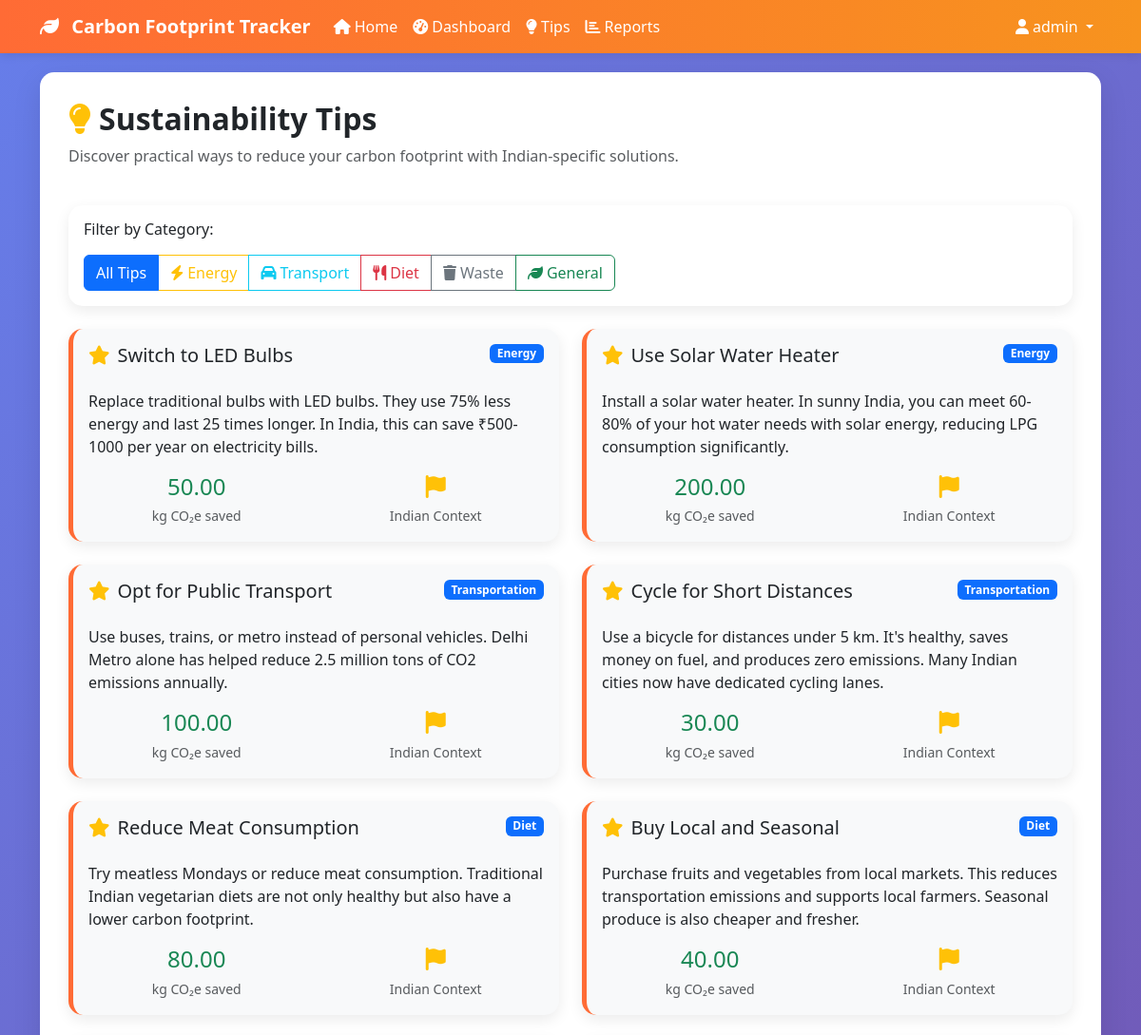
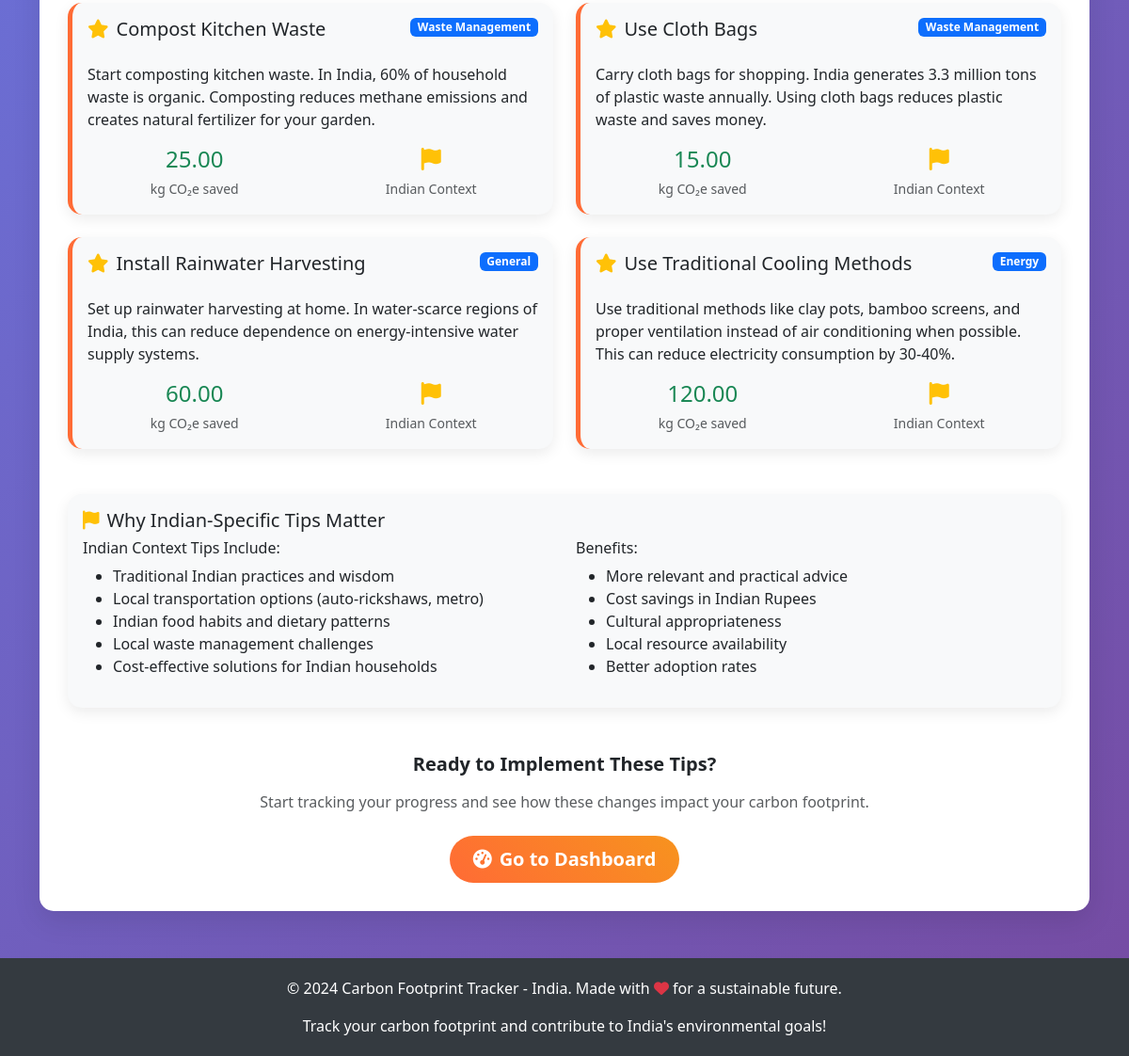
The page /tips/ (signed in) on the database its author committed (2 pictures, top to bottom).
### footprint/models.py (models this page shows, shortened)
class SustainabilityTip(models.Model):
    CATEGORY_CHOICES = [
        ('energy', 'Energy'),
        ('transport', 'Transportation'),
        ('diet', 'Diet'),
        ('waste', 'Waste Management'),
        ('general', 'General'),
    ]
    title = models.CharField(max_length=200)
    description = models.TextField()
    category = models.CharField(max_length=20, choices=CATEGORY_CHOICES)
    impact_kg_co2 = models.DecimalField(max_digits=8, decimal_places=2, help_text="Potential CO2 savings in kg")
    indian_context = models.BooleanField(default=True, help_text="Tip specific to Indian context")
    created_at = models.DateTimeField(auto_now_add=True)

### footprint/views.py (the view)
# urls.py: path('tips/', views.tips, name='tips'),
@login_required
def tips(request):
    category = request.GET.get('category', '')
    if category:
        tips = SustainabilityTip.objects.filter(
            category=category,
            indian_context=True
        )
    else:
        tips = SustainabilityTip.objects.filter(indian_context=True)
    context = {
        'tips': tips,
        'selected_category': category,
    }
    return render(request, 'footprint/tips.html', context)

### templates/footprint/tips.html (shortened to what this page needs)
{% extends 'base.html' %}
{% block content %}
<div class="main-content">
    <div class="row mb-4">
        <div class="col-12">
            <h2 class="fw-bold">
                <i class="fas fa-lightbulb me-2 text-warning"></i>Sustainability Tips
            </h2>
            <p class="text-muted">Discover practical ways to reduce your carbon footprint with Indian-specific solutions.</p>
        </div>
    </div>
    <div class="row mb-4">
        <div class="col-12">
            <div class="card">
                <div class="card-body">
                    <h6 class="mb-3">Filter by Category:</h6>
                    <div class="btn-group" role="group">
                        <a href="{% url 'tips' %}" class="btn btn-outline-primary {% if not selected_category %}active{% endif %}">
                            All Tips
                        </a>
                        <a href="{% url 'tips' %}?category=energy" class="btn btn-outline-warning {% if selected_category == 'energy' %}active{% endif %}">
                            <i class="fas fa-bolt me-1"></i>Energy
                        </a>
                        <a href="{% url 'tips' %}?category=transport" class="btn btn-outline-info {% if selected_category == 'transport' %}active{% endif %}">
                            <i class="fas fa-car me-1"></i>Transport
                        </a>
                        <a href="{% url 'tips' %}?category=diet" class="btn btn-outline-danger {% if selected_category == 'diet' %}active{% endif %}">
                            <i class="fas fa-utensils me-1"></i>Diet
                        </a>
                        <a href="{% url 'tips' %}?category=waste" class="btn btn-outline-secondary {% if selected_category == 'waste' %}active{% endif %}">
                            <i class="fas fa-trash me-1"></i>Waste
                        </a>
                        <a href="{% url 'tips' %}?category=general" class="btn btn-outline-success {% if selected_category == 'general' %}active{% endif %}">
                            <i class="fas fa-leaf me-1"></i>General
                        </a>
                    </div>
                </div>
            </div>
        </div>
    </div>
    <div class="row g-4">
        {% for tip in tips %}
        <div class="col-lg-6">
            <div class="card tip-card h-100">
                <div class="card-body">
                    <div class="d-flex justify-content-between align-items-start mb-3">
                        <h5 class="card-title">
                            <i class="fas fa-star text-warning me-2"></i>{{ tip.title }}
                        </h5>
                        <span class="badge bg-primary">{{ tip.get_category_display }}</span>
                    </div>
                    <p class="card-text">{{ tip.description }}</p>
                    <div class="row mt-3">
                        <div class="col-6">
                            <div class="text-center">
                                <div class="h4 text-success mb-1">{{ tip.impact_kg_co2 }}</div>
                                <small class="text-muted">kg CO₂e saved</small>
                            </div>
                        </div>
                        <div class="col-6">
                            <div class="text-center">
                                <div class="h4 text-info mb-1">
                                    {% if tip.indian_context %}
                                        <i class="fas fa-flag text-warning"></i>
                                    {% else %}
                                        <i class="fas fa-globe text-info"></i>
                                    {% endif %}
                                </div>
                                <small class="text-muted">
                                    {% if tip.indian_context %}
                                        Indian Context
                                    {% else %}
                                        Global Tip
                                    {% endif %}
                                </small>
                            </div>
                        </div>
                    </div>
                </div>
            </div>
        </div>
        {% endfor %}
    </div>
    <div class="row mt-5">
        <div class="col-12">
            <div class="card bg-light">
                <div class="card-body">
                    <h5 class="card-title">
                        <i class="fas fa-flag me-2 text-warning"></i>Why Indian-Specific Tips Matter
                    </h5>
                    <div class="row">
                        <div class="col-md-6">
                            <h6>Indian Context Tips Include:</h6>
                            <ul>
                                <li>Traditional Indian practices and wisdom</li>
                                <li>Local transportation options (auto-rickshaws, metro)</li>
                                <li>Indian food habits and dietary patterns</li>
                                <li>Local waste management challenges</li>
                                <li>Cost-effective solutions for Indian households</li>
                            </ul>
                        </div>
                        <div class="col-md-6">
                            <h6>Benefits:</h6>
                            <ul>
                                <li>More relevant and practical advice</li>
                                <li>Cost savings in Indian Rupees</li>
                                <li>Cultural appropriateness</li>
                                <li>Local resource availability</li>
                                <li>Better adoption rates</li>
                            </ul>
                        </div>
                    </div>
                </div>
            </div>
        </div>
    </div>
    <div class="text-center mt-5">
        <h5 class="fw-bold mb-3">Ready to Implement These Tips?</h5>
        <p class="text-muted mb-4">Start tracking your progress and see how these changes impact your carbon footprint.</p>
        <a href="{% url 'dashboard' %}" class="btn btn-primary btn-lg">
            <i class="fas fa-tachometer-alt me-2"></i>Go to Dashboard
        </a>
    </div>
</div>
{% endblock %}

### templates/base.html (shortened to what this page needs)
<!DOCTYPE html>
<html lang="en">
<head>
    <link href="https://cdn.jsdelivr.net/npm/bootstrap@5.3.0/dist/css/bootstrap.min.css" rel="stylesheet">
    <link rel="stylesheet" href="https://cdnjs.cloudflare.com/ajax/libs/font-awesome/6.4.0/css/all.min.css">
</head>
<body>
    <nav class="navbar navbar-expand-lg navbar-dark">
        <div class="container">
            <a class="navbar-brand" href="{% url 'home' %}">
                <i class="fas fa-leaf me-2"></i>
                Carbon Footprint Tracker
            </a>
            <div class="collapse navbar-collapse" id="navbarNav">
                <ul class="navbar-nav me-auto">
                    <li class="nav-item">
                        <a class="nav-link" href="{% url 'home' %}">
                            <i class="fas fa-home me-1"></i>Home
                        </a>
                    </li>
                    {% if user.is_authenticated %}
                    <li class="nav-item">
                        <a class="nav-link" href="{% url 'dashboard' %}">
                            <i class="fas fa-tachometer-alt me-1"></i>Dashboard
                        </a>
                    </li>
                    <li class="nav-item">
                        <a class="nav-link" href="{% url 'tips' %}">
                            <i class="fas fa-lightbulb me-1"></i>Tips
                        </a>
                    </li>
                    <li class="nav-item">
                        <a class="nav-link" href="{% url 'reports' %}">
                            <i class="fas fa-chart-bar me-1"></i>Reports
                        </a>
                    </li>
                    {% endif %}
                </ul>
                <ul class="navbar-nav">
                    {% if user.is_authenticated %}
                    <li class="nav-item dropdown">
                        <a class="nav-link dropdown-toggle" href="#" id="navbarDropdown" role="button" data-bs-toggle="dropdown">
                            <i class="fas fa-user me-1"></i>{{ user.username }}
                        </a>
                    </li>
                    {% endif %}
                </ul>
            </div>
        </div>
    </nav>
    <div class="container">
        {% block content %}{% endblock %}
    </div>
    <footer class="footer">
        <div class="container">
            <p>&copy; 2024 Carbon Footprint Tracker - India. Made with <i class="fas fa-heart text-danger"></i> for a sustainable future.</p>
            <p class="mb-0">Track your carbon footprint and contribute to India's environmental goals!</p>
        </div>
    </footer>
</body>
</html>

### templates/base.html (style rules this page uses)
:root { --primary-color: #FF6B35; --secondary-color: #F7931E; --accent-color: #FFD23F; --success-color: #28a745; --info-color: #17a2b8; --warning-color: #ffc107; --danger-color: #dc3545; --dark-color: #343a40; --light-color: #f8f9fa; }
body { background: linear-gradient(135deg, #667eea 0%, #764ba2 100%); min-height: 100vh; font-family: 'Segoe UI', Tahoma, Geneva, Verdana, sans-serif; }
.navbar { background: linear-gradient(90deg, var(--primary-color), var(--secondary-color)) !important; box-shadow: 0 2px 10px rgba(0,0,0,0.1); }
.navbar-brand { font-weight: bold; color: white !important; }
.nav-link { color: white !important; font-weight: 500; }
.main-content { background: white; border-radius: 15px; box-shadow: 0 10px 30px rgba(0,0,0,0.1); margin: 20px 0; padding: 30px; }
.card { border: none; border-radius: 15px; box-shadow: 0 5px 15px rgba(0,0,0,0.08); transition: transform 0.3s ease; }
.btn-primary { background: linear-gradient(45deg, var(--primary-color), var(--secondary-color)); border: none; border-radius: 25px; padding: 10px 25px; font-weight: 600; }
.footer { background: var(--dark-color); color: white; text-align: center; padding: 20px 0; margin-top: 50px; }
.tip-card { border-left: 5px solid var(--primary-color); background: #f8f9fa; }

### rows shown on the page
SustainabilityTip: title "Switch to LED Bulbs", category "Energy", description "Replace traditional bulbs with LED bulbs. They use 75% less energy and last 25 times longer. In India, this can save ₹500-1000 per year on electricity bills.", impact_kg_co2 "50.00", indian_context True (drawn)
SustainabilityTip: title "Use Solar Water Heater", category "Energy", description "Install a solar water heater. In sunny India, you can meet 60-80% of your hot water needs with solar energy, reducing LPG consumption significantly.", impact_kg_co2 "200.00", indian_context True (drawn)
SustainabilityTip: title "Opt for Public Transport", category "Transportation", description "Use buses, trains, or metro instead of personal vehicles. Delhi Metro alone has helped reduce 2.5 million tons of CO2 emissions annually.", impact_kg_co2 "100.00", indian_context True (drawn)
SustainabilityTip: title "Cycle for Short Distances", category "Transportation", description "Use a bicycle for distances under 5 km. It's healthy, saves money on fuel, and produces zero emissions. Many Indian cities now have dedicated cycling lanes.", impact_kg_co2 "30.00", indian_context True (drawn)
SustainabilityTip: title "Reduce Meat Consumption", category "Diet", description "Try meatless Mondays or reduce meat consumption. Traditional Indian vegetarian diets are not only healthy but also have a lower carbon footprint.", impact_kg_co2 "80.00", indian_context True (drawn)
SustainabilityTip: title "Buy Local and Seasonal", category "Diet", description "Purchase fruits and vegetables from local markets. This reduces transportation emissions and supports local farmers. Seasonal produce is also cheaper and fresher.", impact_kg_co2 "40.00", indian_context True (drawn)
SustainabilityTip: title "Compost Kitchen Waste", category "Waste Management", description "Start composting kitchen waste. In India, 60% of household waste is organic. Composting reduces methane emissions and creates natural fertilizer for your garden.", impact_kg_co2 "25.00", indian_context True (drawn)
SustainabilityTip: title "Use Cloth Bags", category "Waste Management", description "Carry cloth bags for shopping. India generates 3.3 million tons of plastic waste annually. Using cloth bags reduces plastic waste and saves money.", impact_kg_co2 "15.00", indian_context True (drawn)
SustainabilityTip: title "Install Rainwater Harvesting", category "General", description "Set up rainwater harvesting at home. In water-scarce regions of India, this can reduce dependence on energy-intensive water supply systems.", impact_kg_co2 "60.00", indian_context True (drawn)
SustainabilityTip: title "Use Traditional Cooling Methods", category "Energy", description "Use traditional methods like clay pots, bamboo screens, and proper ventilation instead of air conditioning when possible. This can reduce electricity consumption by 30-40%.", impact_kg_co2 "120.00", indian_context True (drawn)

### other values the page prints
{{ user.username }} "admin"
